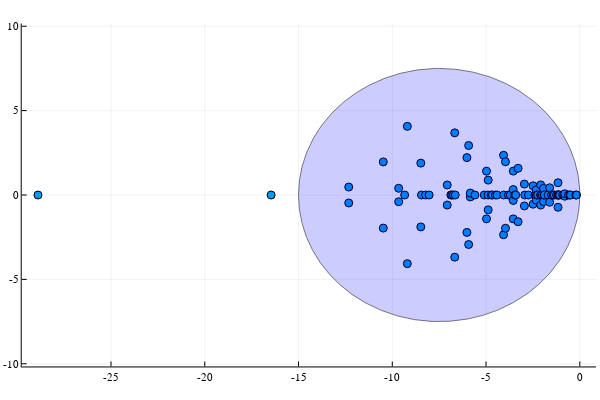

Write notebook code for a chart like this one.
### Code cell
r = sqrt(params.N*params.p)
scatter(real(ev1),imag(ev1))
plot!(circulo(-7.5,0,7.5),seriestype=:shape,
    lw=0.5,
    c = :blue,
    linecolor = :black,
    legend = false,
    fillalpha = 0.2,
    aspect_ratio = 1
)

### Figure 1 — Plotly figure (JSON) as saved in the notebook; plotly's stock layout.template omitted (floating-point values rounded to 4 significant figures; data arrays with more than 128 entries replaced by an {"elided": "..."} marker saying what was removed)
{"data": [{"colorbar": {"len": 0.9525, "title": "", "x": 0.9934, "y": 0.5139}, "legendgroup": "y1", "marker": {"color": "rgba(0, 154, 250, 1.000)", "line": {"color": "rgba(0, 0, 0, 1.000)", "width": 1}, "size": 8, "symbol": "circle"}, "mode": "markers", "name": "y1", "showlegend": true, "type": "scatter", "x": [-28.89, -16.46, -12.32, -12.32, -10.48, -10.48, -9.659, -9.659, -9.341, -9.198, -9.198, -8.478, -8.478, -8.442, -8.221, -8.036, -7.07, -7.07, -6.876, -6.825, -6.742, -6.669, -6.669, -6.642, -6.02, -6.02, -5.928, -5.928, -5.84, -5.84, -5.593, -5.097, -4.976, -4.976, -4.892, -4.886, -4.886, -4.727, -4.659, -4.5, -4.416, -4.065, -4.065, -4.057, -3.964, -3.964, -3.807, -3.706, -3.55, -3.55, -3.548, -3.548, -3.466, -3.416, -3.293, -3.293, -2.956, -2.956, -2.933, -2.739, -2.49, -2.49, -2.393, -2.35, -2.331, -2.331, -2.314, -2.246, -2.091, -2.086, -2.086, -2.06, -2.0, -1.934, -1.934, -1.907, -1.889, -1.689, -1.607, -1.607, -1.501, -1.5, -1.411, -1.367, -1.238, -1.171, -1.161, -1.161, -1.15, -1.111, -1.072, -0.9157, -0.8531, -0.8026, -0.8026, -0.6049, -0.5243, -0.4922, -0.2101, -0.1744], "xaxis": "x", "y": [0, 0, -0.4718, 0.4718, -1.962, 1.962, -0.3996, 0.3996, 0, -4.067, 4.067, -1.889, 1.889, 0, 0, 0, -0.5946, 0.5946, 0, 0, 0, -3.682, 3.682, 0, -2.215, 2.215, -2.934, 2.934, -0.1144, 0.1144, 0, 0, -1.413, 1.413, 0, -0.8814, 0.8814, 0, 0, 0, 0, -2.352, 2.352, 0, -1.969, 1.969, 0, 0, -0.3241, 0.3241, -1.415, 1.415, 0, 0, -1.582, 1.582, -0.6469, 0.6469, 0, 0, -0.5435, 0.5435, 0, 0, -0.3035, 0.3035, 0, 0, 0, -0.5988, 0.5988, 0, 0, -0.3894, 0.3894, 0, 0, 0, -0.428, 0.428, 0, 0, 0, 0, 0, 0, -0.726, 0.726, 0, 0, 0, 0, 0, -0.07388, 0.07388, 0, 0, 0, 0, 0], "yaxis": "y"}, {"fill": "tozeroy", "fillcolor": "rgba(0, 0, 255, 0.200)", "legendgroup": "y2", "line": {"color": "rgba(0, 0, 0, 1.000)", "dash": "solid", "width": 0.5}, "mode": "lines", "name": "y2", "showlegend": true, "type": "scatter", "x": {"elided": "501 float values"}, "xaxis": "x1", "y": {"elided": "501 float values"}, "yaxis": "y1"}], "layout": {"annotations": [], "height": 400, "margin": {"b": 20, "l": 0, "r": 0, "t": 20}, "paper_bgcolor": "rgba(255, 255, 255, 1.000)", "plot_bgcolor": "rgba(255, 255, 255, 1.000)", "showlegend": false, "width": 600, "xaxis": {"anchor": "y", "domain": [0.03619, 0.9934], "gridcolor": "rgba(0, 0, 0, 0.100)", "gridwidth": 0.5, "linecolor": "rgba(0, 0, 0, 1.000)", "mirror": false, "range": [-29.76, 0.8668], "showgrid": true, "showline": true, "showticklabels": true, "tickangle": 0, "tickcolor": "rgb(0, 0, 0)", "tickfont": {"color": "rgba(0, 0, 0, 1.000)", "family": "sans-serif", "size": 11}, "tickmode": "array", "ticks": "inside", "ticktext": ["-25", "-20", "-15", "-10", "-5", "0"], "tickvals": [-25, -20, -15, -10, -5, 0], "title": "", "titlefont": {"color": "rgba(0, 0, 0, 1.000)", "family": "sans-serif", "size": 15}, "type": "-", "visible": true, "zeroline": false, "zerolinecolor": "rgba(0, 0, 0, 1.000)"}, "yaxis": {"anchor": "x", "domain": [0.03762, 0.9902], "gridcolor": "rgba(0, 0, 0, 0.100)", "gridwidth": 0.5, "linecolor": "rgba(0, 0, 0, 1.000)", "mirror": false, "range": [-10.16, 10.16], "showgrid": true, "showline": true, "showticklabels": true, "tickangle": 0, "tickcolor": "rgb(0, 0, 0)", "tickfont": {"color": "rgba(0, 0, 0, 1.000)", "family": "sans-serif", "size": 11}, "tickmode": "array", "ticks": "inside", "ticktext": ["-10", "-5", "0", "5", "10"], "tickvals": [-10, -5, 0, 5, 10], "title": "", "titlefont": {"color": "rgba(0, 0, 0, 1.000)", "family": "sans-serif", "size": 15}, "type": "-", "visible": true, "zeroline": false, "zerolinecolor": "rgba(0, 0, 0, 1.000)"}}}
